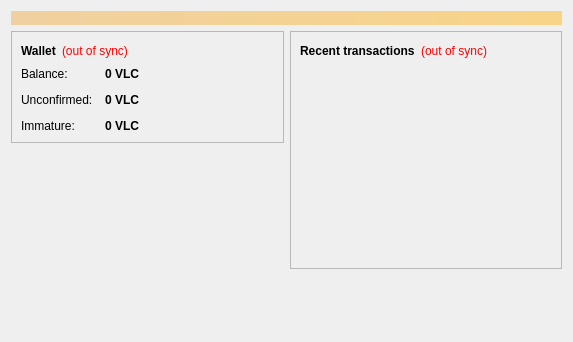
<?xml version="1.0" encoding="UTF-8"?>
<ui version="4.0">
 <class>OverviewPage</class>
 <widget class="QWidget" name="OverviewPage">
  <property name="geometry">
   <rect>
    <x>0</x>
    <y>0</y>
    <width>573</width>
    <height>342</height>
   </rect>
  </property>
  <property name="windowTitle">
   <string>Form</string>
  </property>
  <layout class="QVBoxLayout" name="topLayout">
   <item>
    <widget class="QLabel" name="labelAlerts">
     <property name="visible">
      <bool>false</bool>
     </property>
     <property name="styleSheet">
      <string notr="true">background-color: qlineargradient(x1: 0, y1: 0, x2: 1, y2: 0, stop:0 #F0D0A0, stop:1 #F8D488); color:#000000;</string>
     </property>
     <property name="wordWrap">
      <bool>true</bool>
     </property>
     <property name="margin">
      <number>3</number>
     </property>
    </widget>
   </item>
   <item>
    <layout class="QHBoxLayout" name="horizontalLayout" stretch="1,1">
     <item>
      <layout class="QVBoxLayout" name="verticalLayout_2">
       <item>
        <widget class="QFrame" name="frame">
         <property name="frameShape">
          <enum>QFrame::StyledPanel</enum>
         </property>
         <property name="frameShadow">
          <enum>QFrame::Raised</enum>
         </property>
         <layout class="QVBoxLayout" name="verticalLayout_4">
          <item>
           <layout class="QHBoxLayout" name="horizontalLayout_4">
            <item>
             <widget class="QLabel" name="label_5">
              <property name="font">
               <font>
                <weight>75</weight>
                <bold>true</bold>
               </font>
              </property>
              <property name="text">
               <string>Wallet</string>
              </property>
             </widget>
            </item>
            <item>
             <widget class="QLabel" name="labelWalletStatus">
              <property name="toolTip">
               <string>The displayed information may be out of date. Your wallet automatically synchronizes with the Vakilcoin network after a connection is established, but this process has not completed yet.</string>
              </property>
              <property name="styleSheet">
               <string notr="true">QLabel { color: red; }</string>
              </property>
              <property name="text">
               <string notr="true">(out of sync)</string>
              </property>
              <property name="alignment">
               <set>Qt::AlignLeading|Qt::AlignLeft|Qt::AlignVCenter</set>
              </property>
             </widget>
            </item>
            <item>
             <spacer name="horizontalSpacer_2">
              <property name="orientation">
               <enum>Qt::Horizontal</enum>
              </property>
              <property name="sizeHint" stdset="0">
               <size>
                <width>40</width>
                <height>20</height>
               </size>
              </property>
             </spacer>
            </item>
           </layout>
          </item>
          <item>
           <layout class="QFormLayout" name="formLayout_2">
            <property name="fieldGrowthPolicy">
             <enum>QFormLayout::AllNonFixedFieldsGrow</enum>
            </property>
            <property name="horizontalSpacing">
             <number>12</number>
            </property>
            <property name="verticalSpacing">
             <number>12</number>
            </property>
            <item row="0" column="0">
             <widget class="QLabel" name="label">
              <property name="text">
               <string>Balance:</string>
              </property>
             </widget>
            </item>
            <item row="0" column="1">
             <widget class="QLabel" name="labelBalance">
              <property name="font">
               <font>
                <weight>75</weight>
                <bold>true</bold>
               </font>
              </property>
              <property name="cursor">
               <cursorShape>IBeamCursor</cursorShape>
              </property>
              <property name="toolTip">
               <string>Your current balance</string>
              </property>
              <property name="text">
               <string notr="true">0 VLC</string>
              </property>
              <property name="textInteractionFlags">
               <set>Qt::LinksAccessibleByMouse|Qt::TextSelectableByKeyboard|Qt::TextSelectableByMouse</set>
              </property>
             </widget>
            </item>
            <item row="1" column="0">
             <widget class="QLabel" name="label_3">
              <property name="text">
               <string>Unconfirmed:</string>
              </property>
             </widget>
            </item>
            <item row="1" column="1">
             <widget class="QLabel" name="labelUnconfirmed">
              <property name="font">
               <font>
                <weight>75</weight>
                <bold>true</bold>
               </font>
              </property>
              <property name="cursor">
               <cursorShape>IBeamCursor</cursorShape>
              </property>
              <property name="toolTip">
               <string>Total of transactions that have yet to be confirmed, and do not yet count toward the current balance</string>
              </property>
              <property name="text">
               <string notr="true">0 VLC</string>
              </property>
              <property name="textInteractionFlags">
               <set>Qt::LinksAccessibleByMouse|Qt::TextSelectableByKeyboard|Qt::TextSelectableByMouse</set>
              </property>
             </widget>
            </item>
            <item row="2" column="0">
             <widget class="QLabel" name="labelImmatureText">
              <property name="text">
               <string>Immature:</string>
              </property>
             </widget>
            </item>
            <item row="2" column="1">
             <widget class="QLabel" name="labelImmature">
              <property name="font">
               <font>
                <weight>75</weight>
                <bold>true</bold>
               </font>
              </property>
              <property name="toolTip">
               <string>Mined balance that has not yet matured</string>
              </property>
              <property name="text">
               <string notr="true">0 VLC</string>
              </property>
              <property name="textInteractionFlags">
               <set>Qt::LinksAccessibleByMouse|Qt::TextSelectableByKeyboard|Qt::TextSelectableByMouse</set>
              </property>
             </widget>
            </item>
           </layout>
          </item>
         </layout>
        </widget>
       </item>
       <item>
        <spacer name="verticalSpacer">
         <property name="orientation">
          <enum>Qt::Vertical</enum>
         </property>
         <property name="sizeHint" stdset="0">
          <size>
           <width>20</width>
           <height>40</height>
          </size>
         </property>
        </spacer>
       </item>
      </layout>
     </item>
     <item>
      <layout class="QVBoxLayout" name="verticalLayout_3">
       <item>
        <widget class="QFrame" name="frame_2">
         <property name="frameShape">
          <enum>QFrame::StyledPanel</enum>
         </property>
         <property name="frameShadow">
          <enum>QFrame::Raised</enum>
         </property>
         <layout class="QVBoxLayout" name="verticalLayout">
          <item>
           <layout class="QHBoxLayout" name="horizontalLayout_2">
            <item>
             <widget class="QLabel" name="label_4">
              <property name="text">
               <string>&lt;b&gt;Recent transactions&lt;/b&gt;</string>
              </property>
             </widget>
            </item>
            <item>
             <widget class="QLabel" name="labelTransactionsStatus">
              <property name="toolTip">
               <string>The displayed information may be out of date. Your wallet automatically synchronizes with the Vakilcoin network after a connection is established, but this process has not completed yet.</string>
              </property>
              <property name="styleSheet">
               <string notr="true">QLabel { color: red; }</string>
              </property>
              <property name="text">
               <string notr="true">(out of sync)</string>
              </property>
              <property name="alignment">
               <set>Qt::AlignRight|Qt::AlignTrailing|Qt::AlignVCenter</set>
              </property>
             </widget>
            </item>
            <item>
             <spacer name="horizontalSpacer">
              <property name="orientation">
               <enum>Qt::Horizontal</enum>
              </property>
              <property name="sizeHint" stdset="0">
               <size>
                <width>40</width>
                <height>20</height>
               </size>
              </property>
             </spacer>
            </item>
           </layout>
          </item>
          <item>
           <widget class="QListView" name="listTransactions">
            <property name="styleSheet">
             <string notr="true">QListView { background: transparent; }</string>
            </property>
            <property name="frameShape">
             <enum>QFrame::NoFrame</enum>
            </property>
            <property name="verticalScrollBarPolicy">
             <enum>Qt::ScrollBarAlwaysOff</enum>
            </property>
            <property name="horizontalScrollBarPolicy">
             <enum>Qt::ScrollBarAlwaysOff</enum>
            </property>
            <property name="selectionMode">
             <enum>QAbstractItemView::NoSelection</enum>
            </property>
           </widget>
          </item>
         </layout>
        </widget>
       </item>
       <item>
        <spacer name="verticalSpacer_2">
         <property name="orientation">
          <enum>Qt::Vertical</enum>
         </property>
         <property name="sizeHint" stdset="0">
          <size>
           <width>20</width>
           <height>40</height>
          </size>
         </property>
        </spacer>
       </item>
      </layout>
     </item>
    </layout>
   </item>
  </layout>
 </widget>
 <resources/>
 <connections/>
</ui>
